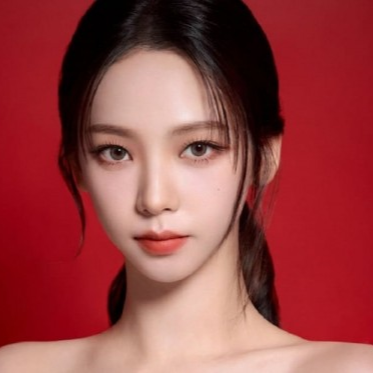
#> input picture HW2/ex2_images/karina.png, 373 x 373 px, found by its file name
$ python ex2.py
#> lines starting #> are read from the running program, lines starting #| are printed output that depends on the picture
import io
import ipywidgets as widgets
import matplotlib.pyplot as plt
import PIL.Image
import numpy as np
import urllib
from skimage.transform import resize
from matplotlib.image import imread
import os
from IPython.display import display
from skimage import io as io_url
import cv2
import numpy as np
from PIL import Image

def only_read_img(img_path):
    """
        Read grayscale image
        Inputs:
        img_path: str: image path
        Returns:
        img: cv2 image
    """
    return cv2.imread(img_path, 0)

def display_image(image, title="Image"):
    """
    Display an image using matplotlib. Rembember to use plt.show() to display the image
    """
    image_rgb = cv2.cvtColor(image, cv2.COLOR_BGR2RGB)

    plt.imshow(image_rgb)
    plt.title(title)
    plt.axis('off')
    plt.show()

def read_img(img_path, img_size=(512, 512)):
    """
      + Đọc ảnh
      + Chuyển thành grayscale
      + Thay đổi kích thước ảnh thành img_size
    """
#> called with img_path = 'hw2/ex2_images/karina.png', img_size = (512, 512)
    img = cv2.imread(img_path, 0)
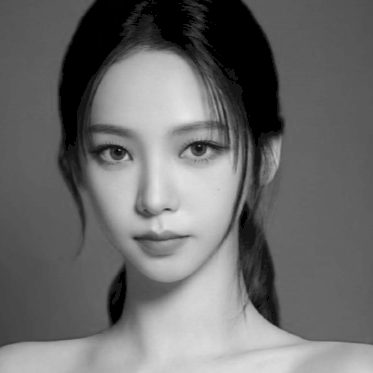
#> img: shape (373, 373); min 0, max 231, mean 107.5
    img = cv2.resize(img, img_size)
#> img: shape (512, 512)
#> call 2 of read_img, with img_path = 'hw2/ex2_images/puppy.png', img_size = (512, 512)
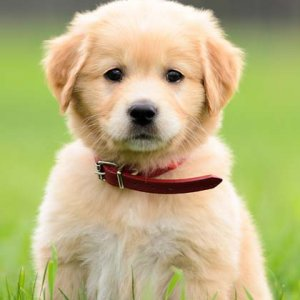
#> input picture HW2/ex2_images/puppy.png, 300 x 300 px, found by its file name
#> in read_img (call 2), `img = cv2.imread(img_path, 0)`:
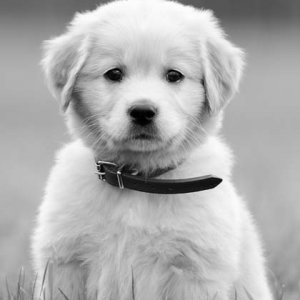
#> img: shape (300, 300); min 0, max 255, mean 175.9
    return img


def create_hybrid_img(img1, img2, r):
  """
  Create hydrid image
  Params:
    img1: numpy image 1
    img2: numpy image 2
    r: radius that defines the filled circle of frequency of image 1. Refer to the homework title to know more.
  """
#> called with r = 14
  h, w = img1.shape
#> h = 512; w = 512

  img1_fft = np.fft.fft2(img1)
  img2_fft = np.fft.fft2(img2)

  img1_ffshift = np.fft.fftshift(img1_fft)
  img2_ffshift = np.fft.fftshift(img2_fft)

  #create mask
  x_grid, y_grid = np.meshgrid(np.arange(h), np.arange(w))
  distance = np.sqrt((w // 2 - x_grid) ** 2 + (h // 2 - y_grid) ** 2)
  mask = distance <= r

  f_img1 = img1_ffshift * mask
  mask = distance > r
  f_img2 = img2_ffshift * mask

  f_img1_shift = np.fft.ifftshift(f_img1)
  f_img2_shift = np.fft.ifftshift(f_img2)

  img1 = np.fft.ifft2(f_img1_shift)
  img2 = np.fft.ifft2(f_img2_shift)

  img = img1 + img2
  img = np.abs(img)
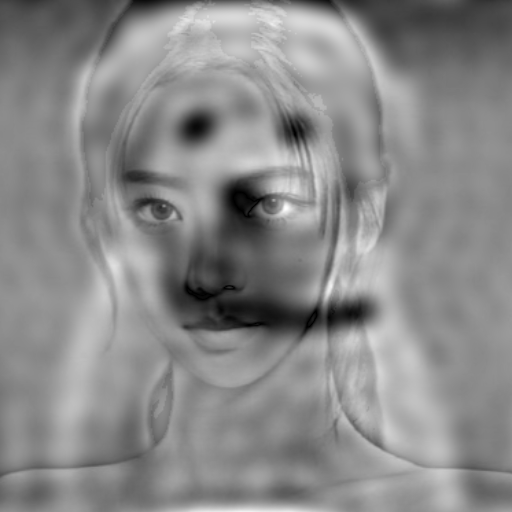
#> img: shape (512, 512) float64; min 0.0152, max 325.3, mean 175.8; drawn with min black and max white
  return img

if __name__ == '__main__':
  image_1_path = "hw2/ex2_images/karina.png"
  image_2_path = "hw2/ex2_images/puppy.png"
  img_1 = read_img(image_1_path)
  img_2 = read_img(image_2_path)
  hybrid_img = create_hybrid_img(img_2, img_1, 14)
#> (the run stopped early here; a loop or call above may not have finished)
